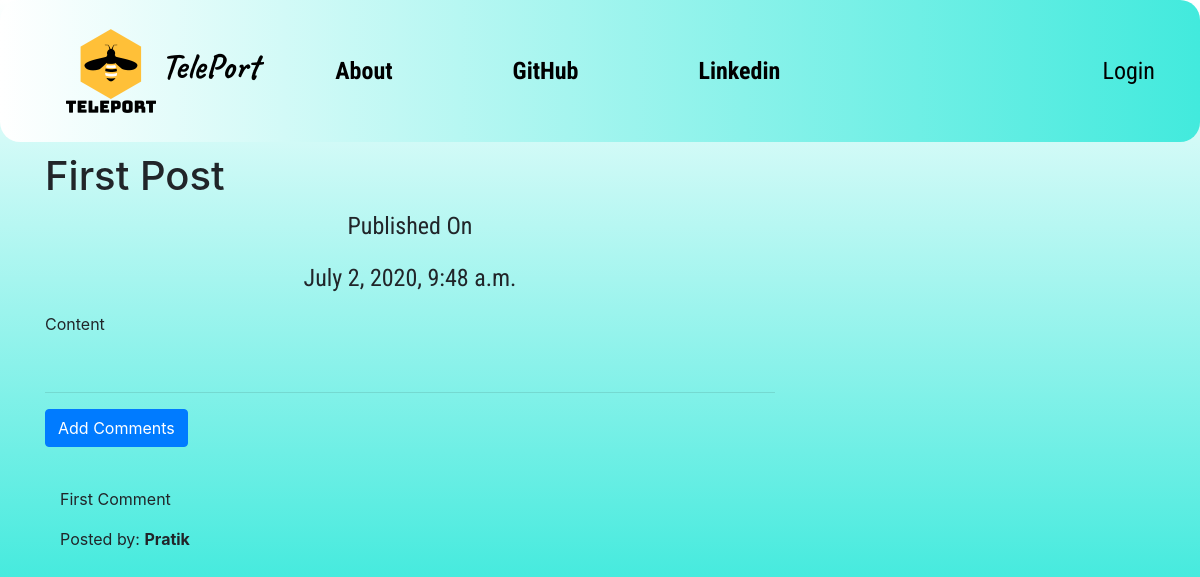
Page /post/7 on the committed database.
### blog/models.py (models this page shows, shortened)
class Post(models.Model):
    author = models.ForeignKey('auth.User',on_delete=models.CASCADE)
    title = models.CharField(max_length=256)
    text = models.TextField()
    create_date = models.DateTimeField(default=timezone.now())
    published_date = models.DateTimeField(blank=True,null=True)

class Comment(models.Model):
    post = models.ForeignKey('blog.Post',related_name='comments',on_delete=models.CASCADE)
    author = models.CharField(max_length=200)
    text = models.TextField()
    create_date = models.DateTimeField(default=timezone.now())
    approved_comment = models.BooleanField(default = False)

### blog/views.py (the view)
# urls.py: url(r'^post/(?P<pk>\d+)$',views.PostDetailView.as_view(),name='post_detail'),
class PostDetailView(DetailView):
    model = Post

### blog/templates/blog/post_detail.html (shortened to what this page needs)
{% extends "blog/base.html" %}
{% block content %}
  <h1 class='posttitle loader'>{{post.title}}</h1>
  {% if post.published_date %}
    <div class="date postdate">
      <p>Published On</p>
      {{post.published_date}}
    </div>
  {% else %}
   <a class='btn btn-danger' href='{% url 'post_publish' pk=post.pk  %}'>Publish</a>
   {% endif %}
<p class='postcontent' >{{post.text|safe|linebreaksbr}}</p>
<hr>
<a class='btn btn-primary btn-comment'href="{% url 'add_comment_to_post' pk=post.pk  %}">Add Comments</a>
<div class="container">
  {% for comment in post.comments.all %}
  <br>
      {% if user.is_authenticated or comment.approved_comment %}
          <p>{{ comment.text|safe|linebreaks }}</p>
          <p>Posted by: <strong>{{ comment.author }}</strong></p>
      {% endif %}
  {% empty %}
      <p>No comments posted.</p>
  {% endfor %}
  </div>
{% endblock%}

### blog/static/css/blog.css (style rules this page uses)
.postdate { font-family: 'Roboto Condensed', sans-serif; font-size: 1.5em; text-align:center; }
.postcontent { font-family:'Montserrat'; font-size:1.5em; }

### rows in the picture
Post: title "First Post", published_date "July 2, 2020, 9:48 a.m.", text "Content"
Comment: text "First Comment", author "Pratik"
